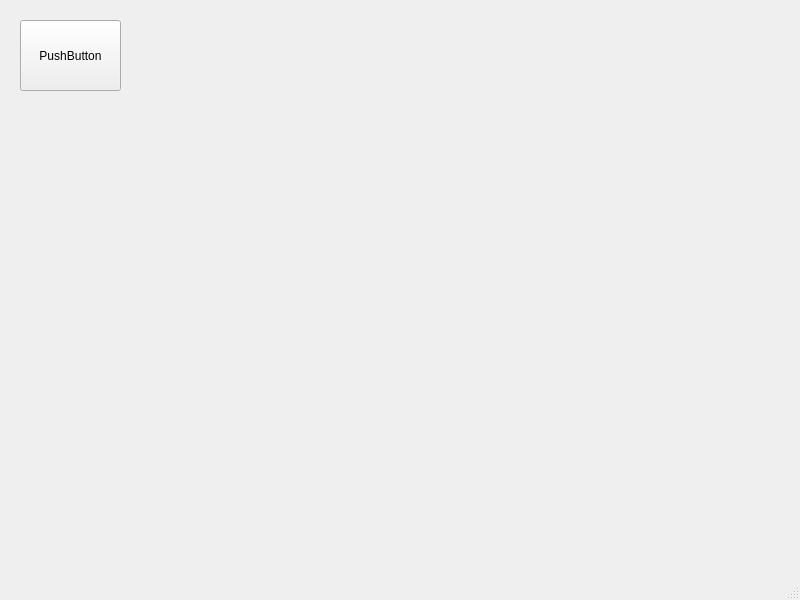
<?xml version="1.0" encoding="UTF-8"?>
<ui version="4.0">
 <class>MainWindow</class>
 <widget class="QMainWindow" name="MainWindow">
  <property name="geometry">
   <rect>
    <x>0</x>
    <y>0</y>
    <width>800</width>
    <height>600</height>
   </rect>
  </property>
  <property name="windowTitle">
   <string>MainWindow</string>
  </property>
  <widget class="QWidget" name="centralwidget">
   <widget class="QPushButton" name="pushButton">
    <property name="geometry">
     <rect>
      <x>20</x>
      <y>20</y>
      <width>101</width>
      <height>71</height>
     </rect>
    </property>
    <property name="text">
     <string>PushButton</string>
    </property>
   </widget>
  </widget>
  <widget class="QMenuBar" name="menubar">
   <property name="geometry">
    <rect>
     <x>0</x>
     <y>0</y>
     <width>800</width>
     <height>21</height>
    </rect>
   </property>
  </widget>
  <widget class="QStatusBar" name="statusbar"/>
 </widget>
 <resources/>
 <connections/>
</ui>
